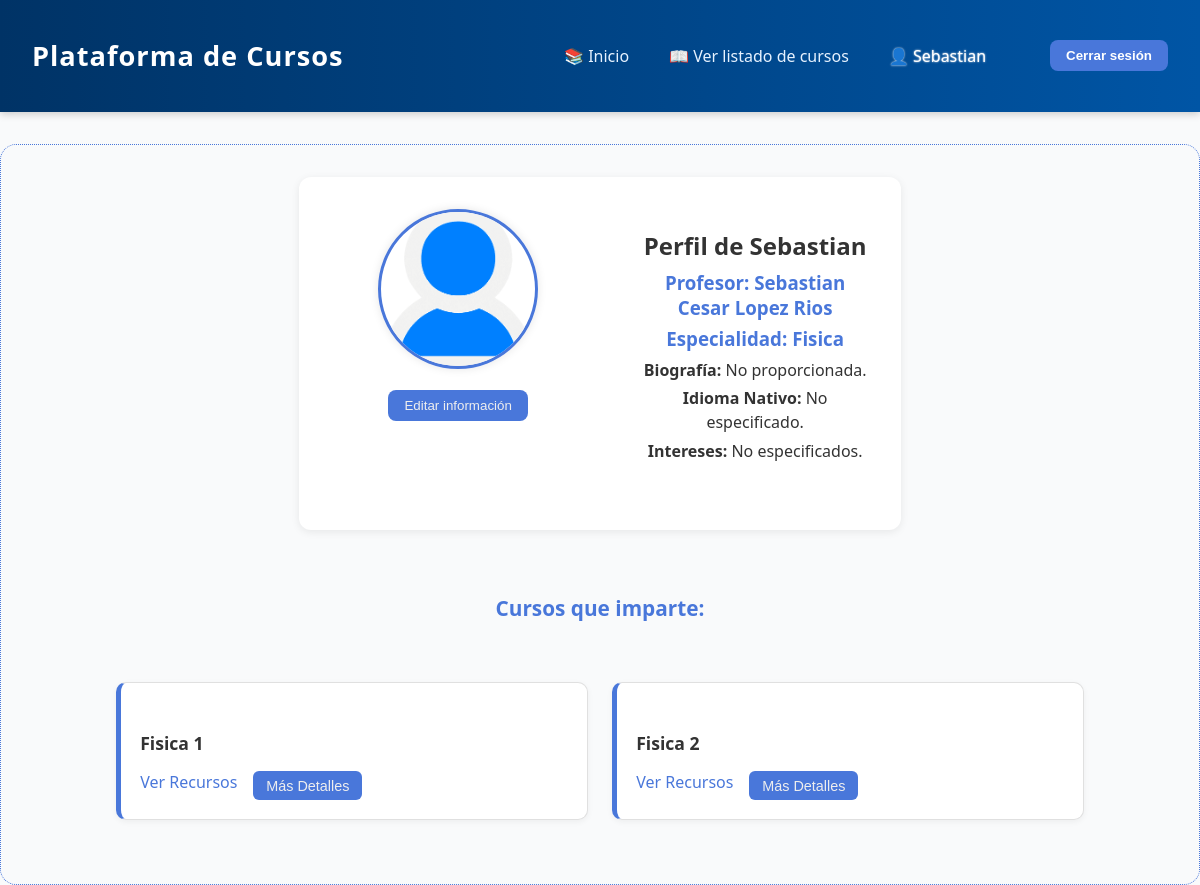
The page /perfil/ (signed in) on the database its author committed.
### cursos/models.py (models this page shows, shortened)
class Profesor(models.Model):
    user = models.OneToOneField(User, on_delete=models.CASCADE) #Relacion de usuario para que el maestro tenga una sesion igual al estudiante
    nombre = models.CharField(max_length=100)
    email = models.EmailField(unique=True)
    especialidad = models.CharField(max_length=100)

class Perfil(models.Model):
    user = models.OneToOneField(User, on_delete=models.CASCADE)
    imagen = models.ImageField(upload_to='static/perfiles/', default='static/perfiles/perfil_defecto.jpg')
    biografia = models.TextField(blank=True, null=True)
    idioma_nativo = models.CharField(max_length=50, blank=True, null=True)
    intereses = models.TextField(blank=True, null=True)

class Curso(models.Model):
    titulo = models.CharField(max_length=200)
    descripcion = models.TextField()
    fecha_inicio = models.DateField()
    fecha_fin = models.DateField()
    profesor = models.ForeignKey(Profesor, on_delete=models.CASCADE)

### cursos/views.py (the view, shortened to what this page needs)
# urls.py: path('perfil/', views.perfil_usuario, name='perfil_usuario'),
def perfil_usuario(request):
    user = request.user
    if es_profesor(user):
        profesor = user.profesor
        cursos = Curso.objects.filter(profesor=profesor)
        perfil = Perfil.objects.filter(user=user).first()
        return render(request, 'cursos/perfil_profesor.html', {
            'es_profesor':True,
            'profesor': profesor,
            'perfil': perfil,
            'cursos': cursos
        })

### cursos/views.py (called while the page is built)
def es_profesor(user):
    return hasattr(user, 'profesor')

### cursos/templates/cursos/perfil_profesor.html (shortened to what this page needs)
{% extends 'cursos/base.html' %}
{% load static %}
{% block content %}
<div class="perfil-container">
  <div class="foto-perfil">
    <img id="preview-img" src="{% static 'perfiles/perfil_defecto.png' %}" alt="Foto de perfil">
    <div class="perfil-editar-btn">
      <a href="{% url 'editar_perfil' %}">
        <button class="btn-editar-perfil">Editar información</button>
      </a>
    </div>
  </div>
  <div class="infoPerfil">
    <h2>Perfil de {{ user.username }}</h2>
    <h3>Profesor: {{ profesor.nombre }}</h3>
    <h3>Especialidad: {{ profesor.especialidad }}</h3>
    <p><strong>Biografía:</strong> {{ perfil.biografia|default:"No proporcionada." }}</p>
    <p><strong>Idioma Nativo:</strong> {{ perfil.idioma_nativo|default:"No especificado." }}</p>
    <p><strong>Intereses:</strong> {{ perfil.intereses|default:"No especificados." }}</p>
  </div>
</div>
<h4 class="perfilCursos-titulo">Cursos que imparte:</h4>
<div class="perfilCursos">
  {% for curso in cursos %}
    <div class="curso-card">
      <div class="curso-info">
        <h5>{{ curso.titulo }}</h5>
        <div class="curso-links">
          <a href="{% url 'subir_material_extra' curso.id %}">Ver Recursos</a>
          <a href="{% url 'detalle_curso' curso.id %}">
            <button class="detalle-btn">Más Detalles</button>
          </a>
        </div>
      </div>
    </div>
  {% empty %}
    <p>No estás impartiendo ningún curso actualmente.</p>
  {% endfor %}
</div>
{% endblock %}

### cursos/templates/cursos/base.html (shortened to what this page needs)
<!DOCTYPE html>
<html lang="en">
  <head>
    {% load static %}
    <link rel="stylesheet" href="{% static 'css/estilos_generales.css' %}">
    <link rel="stylesheet" href="{% static 'css/estilos_cursos.css' %}?v=1">
    <link rel="stylesheet" href="{% static 'css/estilos_barraNavegacion.css' %}">
    <link rel="stylesheet" href="{% static 'css/estilos_login.css' %}">
    <link rel="stylesheet" href="{% static 'css/estilos_verRecurso.css' %}">
    <link rel="stylesheet" href="{% static 'css/estilos_editarInformacion.css' %}">
    <link rel="stylesheet" href="{% static 'css/estilos_panelProfesor.css' %}">
    <link rel="stylesheet" href="{% static 'css/estilos_perfil_usuario.css' %}">
    <link rel="stylesheet" href="{% static 'css/estilos_progresoEstudiante.css' %}">
    <link rel="stylesheet" href="{% static 'css/estilos_detalleCurso.css' %}">
    <link rel="stylesheet" href="{% static 'css/estilos_inscripcion.css' %}">
    <link rel="stylesheet" href="{% static 'css/estilos_perfilProfesor.css' %}">
    <link rel="stylesheet" href="{% static 'css/estilos_subirMaterialExtra.css' %}">
  </head>
  <body>
    <header class="navbar">
      <div class="navbar-container">
        <h1 class="logo">Plataforma de Cursos</h1>
        <nav class="nav-links">
          <a href=" {% if user.is_authenticated and user.profesor %}
                      {% url 'dashboard' %}
                    {% else %}
                      {% url 'lista_cursos' %}
                    {% endif %}">
                    📚 Inicio
          </a>
          {% if user.is_authenticated and user.profesor %}
            <a href="{% url 'lista_cursos' %}">📖 Ver listado de cursos</a>
          {% endif %}
          {% if user.is_authenticated %}
            <a href="{% url 'perfil_usuario' %}" class="perfil-usuario-enlace">
              <span class="welcome-text">👤 {{ user.username }}</span>
            </a>
            <form action="{% url 'logout' %}" method="post" class="logout-form">
              <button type="submit">Cerrar sesión</button>
            </form>
          {% else %}
            <a href="{% url 'login' %}">Iniciar sesión</a>
          {% endif %}
        </nav>
      </div>
    </header>
    <div class="contenido">
      {% block content %}{% endblock %}
    </div>
  </body>
</html>

### static/css/estilos_generales.css (style rules this page uses)
:root { --color-primario: #eeeeee; --color-secundario:#4977da; --color-tablas:#224bbe; --color-hoverbtn:#5cb6ee; }
* { text-decoration: none; }
*, *::before, *::after { box-sizing: border-box; }
body { font-family: 'Gill Sans', 'Gill Sans MT', Calibri, 'Trebuchet MS', sans-serif; margin: 0px; height: 100vh; width: auto; padding: 0px; background-color: var(--color-primario); overflow-x: hidden; }
button { transition: all 0.3s ease; border-radius: 8px; border: 0px; background-color: var(--color-secundario); color: var(--color-primario); }
.contenido { border: 1px dotted var(--color-secundario); margin: 0px; display: flex; flex-direction: column; justify-content: center; padding: 2rem 0.5rem; border-radius: 1rem; }
.navbar { background: linear-gradient(90deg, #003366, #0055a5); color: white; padding: 1.2rem 1rem; box-shadow: 0 2px 8px rgba(0, 0, 0, 0.2); margin-bottom: 2rem; position: sticky; top: 0; z-index: 1000; width: 100%; overflow-x: hidden; }
.navbar-container { display: flex; justify-content: space-between; align-items: center; flex-wrap: wrap; padding: 0 1rem; width: auto; flex-wrap: wrap; }
.logo { font-size: 1.7rem; font-weight: 600; letter-spacing: 1px; }
.nav-links { display: flex; align-items: center; gap: 1.5rem; }
.nav-links a { color: #e6f2ff; text-decoration: none; font-weight: 500; font-size: 1rem; padding: 0.3rem 0.5rem; border-radius: 6px; transition: background 0.3s ease; }
.welcome-text { color: #cce6ff; margin-right: 1rem; }
.logout-form { display: inline; }
.logout-form button { color: white; padding: 0.5rem 1rem; border: none; border-radius: 8px; cursor: pointer; font-weight: 600; transition: background-color 0.3s ease; }
.perfil-usuario-enlace { display: inline-block; color: white; padding: 0.5rem 1rem; border-radius: 8px; text-decoration: none; font-weight: 600; transition: background-color 0.3s ease; margin-right: 1rem; }
.perfil-usuario-enlace span { color: #ffffff; text-shadow: 0px 0px 2px rgb(255, 255, 255); }

### static/css/estilos_panelProfesor.css (style rules this page uses)
.btn-editar-perfil { display: inline-block; background-color: var(--color-secundario); color: var(--color-primario); padding: 0.5rem 1rem; border: none; border-radius: 8px; cursor: pointer; }

### static/css/estilos_perfil_usuario.css (style rules this page uses)
.perfil-container { display: flex; justify-content: center; margin-bottom: 20px; }
.foto-perfil { position: relative; width: 150px; height: 150px; right: 5px; }
.foto-perfil img { width: 100%; height: 100%; border-radius: 50%; object-fit: cover; border: 3px solid #ccc; box-shadow: 0 0 10px rgba(0,0,0,0.1); }
.infoPerfil { text-align: center; margin-bottom: 30px; margin-left: 15px; flex: 2 1 100px !important; }

### static/css/estilos_progresoEstudiante.css (style rules this page uses)
body { font-family: 'Segoe UI', Tahoma, Geneva, Verdana, sans-serif; background-color: #f9fafb; color: #333; }

### static/css/estilos_perfilProfesor.css (style rules this page uses)
.perfil-container { display: flex; flex-wrap: wrap; gap: 2rem; background-color: #ffffff; padding: 2rem; border-radius: 12px; box-shadow: 0 2px 8px rgba(0, 0, 0, 0.08); max-width: 1000px; margin: auto; margin-bottom: 2rem; }
.foto-perfil { flex: 1 1 200px; text-align: center; }
.foto-perfil img { width: 160px; height: 160px; object-fit: cover; border-radius: 50%; border: 3px solid var(--color-secundario); margin-bottom: 1rem; }
.infoPerfil { flex: 2 1 100px !important; }
.infoPerfil h2 { margin-bottom: 0.5rem; }
.infoPerfil h3 { margin: 0.4rem 0; color: var(--color-secundario); }
.infoPerfil p { margin: 0.3rem 0; line-height: 1.5; }
.perfilCursos-titulo { text-align: center; font-size: 1.3rem; margin-top: 2rem; color: var(--color-secundario); }
.perfilCursos { display: grid; grid-template-columns: repeat(auto-fit, minmax(280px, 1fr)); gap: 1.5rem; margin: 2rem auto; max-width: 1000px; padding: 0 1rem; width: 100%; }
.curso-card { background-color: #fff; border: 1px solid #e0e0e0; border-left: 5px solid var(--color-secundario); border-radius: 10px; padding: 1.2rem; box-shadow: 0 2px 6px rgba(0, 0, 0, 0.05); transition: transform 0.2s ease, box-shadow 0.3s ease; }
.curso-info h5 { font-size: 1.1rem; margin-bottom: 1rem; color: #333; }
.curso-links { display: flex; gap: 1rem; flex-wrap: wrap; }
.curso-links a { text-decoration: none; font-weight: 500; color: var(--color-secundario); }
.detalle-btn { background-color: var(--color-secundario); color: var(--color-primario); border: none; border-radius: 6px; padding: 0.4rem 0.8rem; font-size: 0.9rem; cursor: pointer; transition: background-color 0.3s ease; }

### rows shown on the page
Profesor: nombre "Sebastian Cesar Lopez Rios", especialidad "Fisica"
Perfil: biografia "No proporcionada.", idioma_nativo "No especificado.", intereses "No especificados."
Curso: titulo "Fisica 1"
Curso: titulo "Fisica 2"

### other values the page prints
{{ user.username }} "Sebastian"
